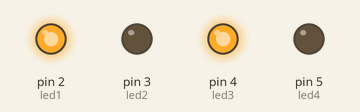
The sketch below on a simulated Arduino Uno, built with avr-gcc and run on an emulated ATmega328P. On the bench: output pins drawn as LEDs (lit = HIGH).

Above: at 0.2 s.
At 1.7 s:
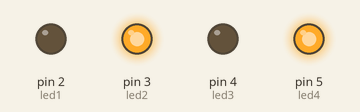
Timing chart, 0 to 3.0 s (numbered marks = the images above):
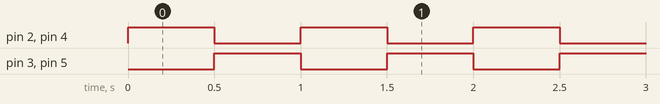

The sketch:

lab1a.ino
```cpp
int led1 = 2;
int led2 = 3;
int led3 = 4;
int led4 = 5;

void setup() {
  pinMode(led1, OUTPUT);
  pinMode(led2, OUTPUT);
  pinMode(led3, OUTPUT);
  pinMode(led4, OUTPUT);
}

void loop() {
  // Step 1: LEDs 1 & 3 ON, LEDs 2 & 4 OFF
  digitalWrite(led1, HIGH);
  digitalWrite(led3, HIGH);
  digitalWrite(led2, LOW);
  digitalWrite(led4, LOW);
  delay(500);

  // Step 2: LEDs 2 & 4 ON, LEDs 1 & 3 OFF
  digitalWrite(led1, LOW);
  digitalWrite(led3, LOW);
  digitalWrite(led2, HIGH);
  digitalWrite(led4, HIGH);
  delay(500);
}
```

Measured:
- by itself, pin 2 (led1), pin 3 (led2), pin 4 (led3), pin 5 (led4): alternates HIGH for 0.50 s and LOW for 0.50 s
